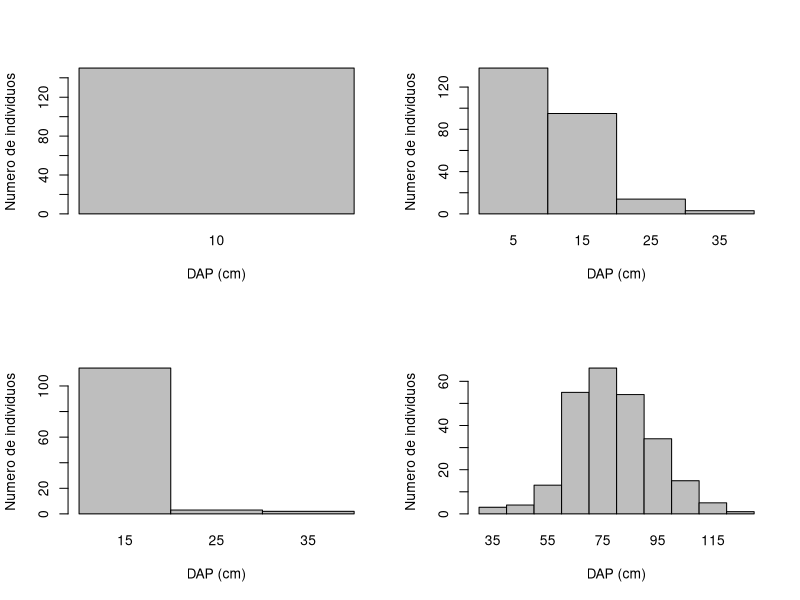
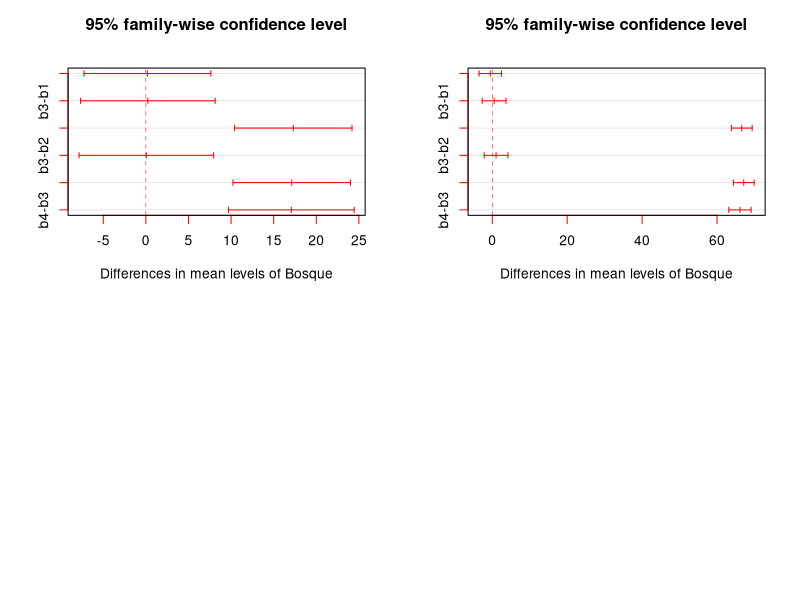

These figures' R source, in order:
dt<-read.csv2("parcial1.csv")
str(dt)
range(dt$DAP_cm)


dt$Ab_m2<-with(dt,(pi/40000)*DAP_cm^2)

#Estracion por bosque
bosque1<-droplevels(subset(dt,Bosque=="bosque1"))
bosque2<-droplevels(subset(dt,Bosque=="bosque2"))
bosque3<-droplevels(subset(dt,Bosque=="bosque3"))
bosque4<-droplevels(subset(dt,Bosque=="bosque4"))

# Estructura horizontal por parcela-bosque #

#Punto 1: Numero de individuos promedio por parcela - bosque
Nb1<-with(bosque1,tapply(DAP_cm,Parcela,length))
Nb2<-with(bosque2,tapply(DAP_cm,Parcela,length))
Nb3<-with(bosque3,tapply(DAP_cm,Parcela,length))
Nb4<-with(bosque4,tapply(DAP_cm,Parcela,length))
mean(Nb1)
mean(Nb2)
mean(Nb3)
mean(Nb4)

#Punto 2: Area basal promedio por parcela - bosque
Ab1<-with(bosque1,tapply(Ab_m2,Parcela,sum))
Ab2<-with(bosque2,tapply(Ab_m2,Parcela,sum))
Ab3<-with(bosque3,tapply(Ab_m2,Parcela,sum))
Ab4<-with(bosque4,tapply(Ab_m2,Parcela,sum))
mean(Ab1)
mean(Ab2)
mean(Ab3)
mean(Ab4)

#Punto 3: Diametro cuadratico promedio por parcela - bosque
Dqb1<-sqrt(with(bosque1,tapply(DAP_cm^2,Parcela,mean)))
Dqb2<-sqrt(with(bosque2,tapply(DAP_cm^2,Parcela,mean)))
Dqb3<-sqrt(with(bosque3,tapply(DAP_cm^2,Parcela,mean)))
Dqb4<-sqrt(with(bosque4,tapply(DAP_cm^2,Parcela,mean)))
Dqb1
Dqb2
Dqb3
Dqb4
mean(Dqb1)
mean(Dqb2)
mean(Dqb3)
mean(Dqb4)

#Punto 4: Distribuccion clases diametricas por bosque
range(bosque1$DAP_cm)
range(bosque2$DAP_cm)
range(bosque3$DAP_cm)
range(bosque4$DAP_cm)

par(mfrow=c(2,2))

frb1<-cut(bosque1$DAP_cm,seq(10,20,10))
frb12<-table(frb1)
names(frb12)<-as.character(10)
barplot(frb12,xlab = "DAP (cm)",ylab = "Numero de individuos",space = 0)

frb2<-cut(bosque2$DAP_cm,seq(0,40,10))
frb22<-table(frb2)
names(frb22)<-as.character(seq(5,35,10))
barplot(frb22,xlab = "DAP (cm)",ylab = "Numero de individuos",space = 0)

frb3<-cut(bosque3$DAP_cm,seq(10,40,10))
frb32<-table(frb3)
names(frb32)<-as.character(seq(15,35,10))
barplot(frb32,xlab = "DAP (cm)",ylab = "Numero de individuos",space = 0)

frb4<-cut(bosque4$DAP_cm,seq(30,130,10))
frb42<-table(frb4)
names(frb42)<-as.character(seq(35,125,10))
barplot(frb42,xlab = "DAP (cm)",ylab = "Numero de individuos",space = 0)

#Punto 7 
#Comparaciones multiples area basal promedio por bosques
Abt<- c(Ab1, Ab2, Ab3, Ab4)
Abt<- as.table(Abt) 
Abt<- as.data.frame(Abt)
Abt$Bosque<- c(rep("b1",5),rep("b2",5),rep("b3",4),rep("b4",7))
Ab_anava<- aov(Freq~Bosque, Abt) 
summary(Ab_anava)
TukeyHSD(Ab_anava)
plot(TukeyHSD(Ab_anava), col="red")
#Comparaciones multiples diametro cuadratico promedio por bosques
Dqt<- c(Dqb1, Dqb2, Dqb3, Dqb4)
Dqt<- as.table(Dqt) 
Dqt<- as.data.frame(Dqt)
Dqt$Bosque<- c(rep("b1",5),rep("b2",5),rep("b3",4),rep("b4",7))
Dq_anava<- aov(Freq~Bosque, Dqt) 
summary(Dq_anava)
TukeyHSD(Dq_anava)
plot(TukeyHSD(Dq_anava), col="red")
